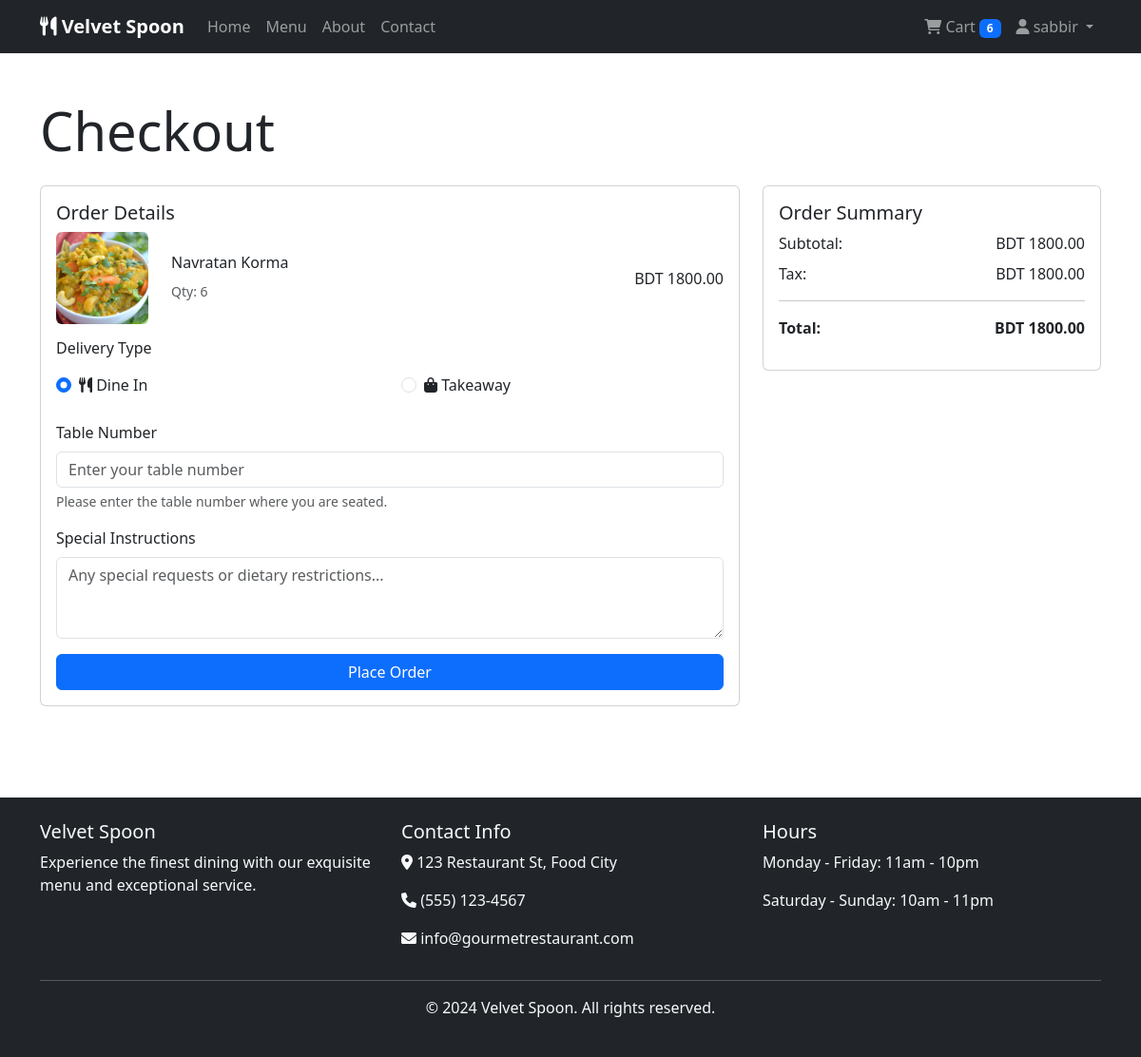
/orders/checkout/ (signed in), run on the app's committed database.
### accounts/models.py (models this page shows, shortened)
class User(AbstractUser):
    ROLE_CHOICES = (
        ('customer', 'Customer'),
        ('staff', 'Staff'),
        ('admin', 'Admin'),
    )
    role = models.CharField(max_length=20, choices=ROLE_CHOICES, default='customer')
    phone_number = models.CharField(max_length=15, blank=True)
    address = models.TextField(blank=True)
    created_at = models.DateTimeField(auto_now_add=True)
    updated_at = models.DateTimeField(auto_now=True)
    def is_staff_member(self):
        return self.role == 'staff'
    def is_admin(self):
        return self.role == 'admin'

### orders/models.py (models this page shows, shortened)
class CartItem(models.Model):
    cart = models.ForeignKey(Cart, on_delete=models.CASCADE, related_name='items')
    menu_item = models.ForeignKey(MenuItem, on_delete=models.CASCADE)
    quantity = models.PositiveIntegerField(default=1)
    special_instructions = models.TextField(blank=True)
    created_at = models.DateTimeField(auto_now_add=True)
    class Meta:
        unique_together = ['cart', 'menu_item']
    @property
    def total_price(self):
        return self.menu_item.price * self.quantity

class Cart(models.Model):
    user = models.OneToOneField(User, on_delete=models.CASCADE, related_name='cart')
    created_at = models.DateTimeField(auto_now_add=True)
    updated_at = models.DateTimeField(auto_now=True)
    @property
    def total_price(self):
        return sum(item.total_price for item in self.items.all())
    @property
    def total_items(self):
        return sum(item.quantity for item in self.items.all())

### menu/models.py (models this page shows, shortened)
class MenuItem(models.Model):
    name = models.CharField(max_length=200)
    description = models.TextField()
    price = models.DecimalField(max_digits=8, decimal_places=2)
    category = models.ForeignKey(Category, on_delete=models.CASCADE, related_name='menu_items')
    image = models.ImageField(upload_to='menu_items/', blank=True, null=True)
    is_available = models.BooleanField(default=True)
    preparation_time = models.IntegerField(help_text='Preparation time in minutes', default=15)
    calories = models.IntegerField(blank=True, null=True)
    is_vegetarian = models.BooleanField(default=False)
    is_spicy = models.BooleanField(default=False)
    created_at = models.DateTimeField(auto_now_add=True)
    updated_at = models.DateTimeField(auto_now=True)
    class Meta:
        ordering = ['category', 'name']

### orders/views.py (the view, shortened to what this page needs)
# urls.py: path('checkout/', views.checkout, name='checkout'),
@login_required
def checkout(request):
    cart = get_object_or_404(Cart, user=request.user)
    if cart.total_items == 0:
        messages.warning(request, 'Your cart is empty!')
        return redirect('menu_list')
    return render(request, 'orders/checkout.html', {'cart': cart})

### orders/context_processors.py (called while the page is built)
def cart_item_count(request):
    if request.user.is_authenticated:
        try:
            from .models import Cart
            cart = Cart.objects.filter(user=request.user).first()
            if cart:
                return {'cart_item_count': cart.total_items}
        except:
            pass
    return {'cart_item_count': 0}

### templates/orders/checkout.html (shortened to what this page needs)
{% extends 'base.html' %}
{% load crispy_forms_tags %}
{% block content %}
<div class="container py-5">
    <div class="row">
        <div class="col-12">
            <h1 class="display-4 mb-4">Checkout</h1>
        </div>
    </div>
    <div class="row">
        <div class="col-lg-8">
            <div class="card">
                <div class="card-body">
                    <h5 class="card-title">Order Details</h5>
                    {% for item in cart.items.all %}
                    <div class="row align-items-center mb-3">
                        <div class="col-2">
                            {% if item.menu_item.image %}
                            <img src="{{ item.menu_item.image.url }}" class="img-fluid rounded" alt="{{ item.menu_item.name }}">
                            {% else %}
                            <img src="/static/images/default-food.jpg" class="img-fluid rounded" alt="{{ item.menu_item.name }}">
                            {% endif %}
                        </div>
                        <div class="col-6">
                            <h6>{{ item.menu_item.name }}</h6>
                            <small class="text-muted">Qty: {{ item.quantity }}</small>
                        </div>
                        <div class="col-4 text-end">
                            <span>BDT {{ item.total_price }}</span>
                        </div>
                    </div>
                    {% endfor %}
                    <form method="post">
                        <div class="mb-4">
                            <h6 class="mb-3">Delivery Type</h6>
                            <div class="row">
                                <div class="col-md-6">
                                    <div class="form-check">
                                        <input class="form-check-input" type="radio" name="delivery_type" id="dine_in" value="dine_in" checked>
                                        <label class="form-check-label" for="dine_in">
                                            <i class="fas fa-utensils"></i> Dine In
                                        </label>
                                    </div>
                                </div>
                                <div class="col-md-6">
                                    <div class="form-check">
                                        <input class="form-check-input" type="radio" name="delivery_type" id="takeaway" value="takeaway">
                                        <label class="form-check-label" for="takeaway">
                                            <i class="fas fa-shopping-bag"></i> Takeaway
                                        </label>
                                    </div>
                                </div>
                            </div>
                        </div>
                        <div class="mb-3" id="table_number_field">
                            <label for="table_number" class="form-label">Table Number</label>
                            <input type="text" name="table_number" id="table_number" class="form-control" placeholder="Enter your table number">
                            <div class="form-text">Please enter the table number where you are seated.</div>
                        </div>
                        <div class="mb-3">
                            <label for="special_instructions" class="form-label">Special Instructions</label>
                            <textarea name="special_instructions" id="special_instructions" class="form-control" rows="3" placeholder="Any special requests or dietary restrictions..."></textarea>
                        </div>
                        <button type="submit" class="btn btn-primary w-100">Place Order</button>
                    </form>
                </div>
            </div>
        </div>
        <div class="col-lg-4">
            <div class="card">
                <div class="card-body">
                    <h5 class="card-title">Order Summary</h5>
                    <div class="d-flex justify-content-between mb-2">
                        <span>Subtotal:</span>
                        <span>BDT {{ cart.total_price }}</span>
                    </div>
                    <div class="d-flex justify-content-between mb-2">
                        <span>Tax:</span>
                        <span>BDT {{ cart.total_price|floatformat:2 }}</span>
                    </div>
                    <hr>
                    <div class="d-flex justify-content-between mb-3">
                        <strong>Total:</strong>
                        <strong>BDT {{ cart.total_price }}</strong>
                    </div>
                </div>
            </div>
        </div>
    </div>
</div>
{% endblock %}

### templates/base.html (shortened to what this page needs)
<!DOCTYPE html>
<html lang="en">
<head>
    <link href="https://cdn.jsdelivr.net/npm/bootstrap@5.3.0/dist/css/bootstrap.min.css" rel="stylesheet">
    <link href="https://cdnjs.cloudflare.com/ajax/libs/font-awesome/6.0.0/css/all.min.css" rel="stylesheet">
</head>
<body>
    <nav class="navbar navbar-expand-lg navbar-dark bg-dark">
        <div class="container">
            <a class="navbar-brand" href="{% url 'home' %}">
                <i class="fas fa-utensils"></i> Velvet Spoon
            </a>
            <div class="collapse navbar-collapse" id="navbarNav">
                <ul class="navbar-nav me-auto">
                    <li class="nav-item">
                        <a class="nav-link" href="{% url 'home' %}">Home</a>
                    </li>
                    <li class="nav-item">
                        <a class="nav-link" href="{% url 'menu_list' %}">Menu</a>
                    </li>
                    <li class="nav-item">
                        <a class="nav-link" href="{% url 'about' %}">About</a>
                    </li>
                    <li class="nav-item">
                        <a class="nav-link" href="{% url 'contact' %}">Contact</a>
                    </li>
                </ul>
                <ul class="navbar-nav">
                    {% if user.is_authenticated %}
                        <li class="nav-item">
                            <a class="nav-link" href="{% url 'cart_view' %}">
                                <i class="fas fa-shopping-cart"></i> Cart
                                {% if cart_item_count > 0 %}
                                    <span class="badge bg-primary cart-badge">{{ cart_item_count }}</span>
                                {% else %}
                                    <span class="badge bg-primary cart-badge" style="display: none;">0</span>
                                {% endif %}
                            </a>
                        </li>
                        <li class="nav-item dropdown">
                            <a class="nav-link dropdown-toggle" href="#" role="button" data-bs-toggle="dropdown">
                                <i class="fas fa-user"></i> {{ user.username }}
                            </a>
                        </li>
                    {% endif %}
                </ul>
            </div>
        </div>
    </nav>
    <main>
        {% block content %}
        {% endblock %}
    </main>
    <footer class="bg-dark text-light mt-5 py-4">
        <div class="container">
            <div class="row">
                <div class="col-md-4">
                    <h5>Velvet Spoon</h5>
                    <p>Experience the finest dining with our exquisite menu and exceptional service.</p>
                </div>
                <div class="col-md-4">
                    <h5>Contact Info</h5>
                    <p><i class="fas fa-map-marker-alt"></i> 123 Restaurant St, Food City</p>
                    <p><i class="fas fa-phone"></i> (555) 123-4567</p>
                    <p><i class="fas fa-envelope"></i> info@gourmetrestaurant.com</p>
                </div>
                <div class="col-md-4">
                    <h5>Hours</h5>
                    <p>Monday - Friday: 11am - 10pm</p>
                    <p>Saturday - Sunday: 10am - 11pm</p>
                </div>
            </div>
            <hr>
            <div class="text-center">
                <p>&copy; 2024 Velvet Spoon. All rights reserved.</p>
            </div>
        </div>
    </footer>
</body>
</html>

### templates/base.html (style rules this page uses)
.navbar-brand { font-weight: bold; }
.card { transition: transform 0.3s; }

### data on the page
User: username "sabbir"
CartItem: menu_item.image (picture), menu_item.name "Navratan Korma", quantity "6", total_price "1800.00"
Cart: total_price "1800.00"

### other printed values
{{ cart_item_count }} "6"
